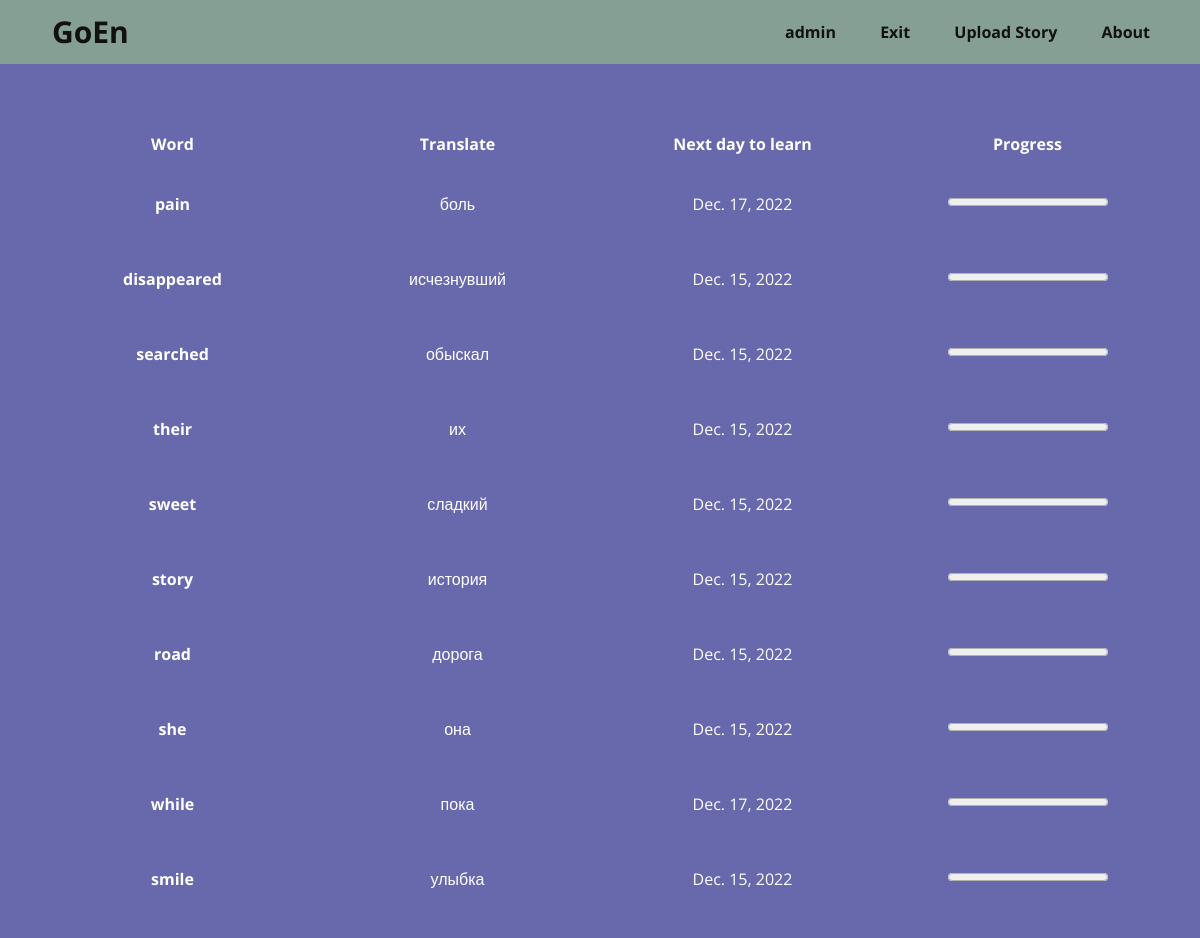
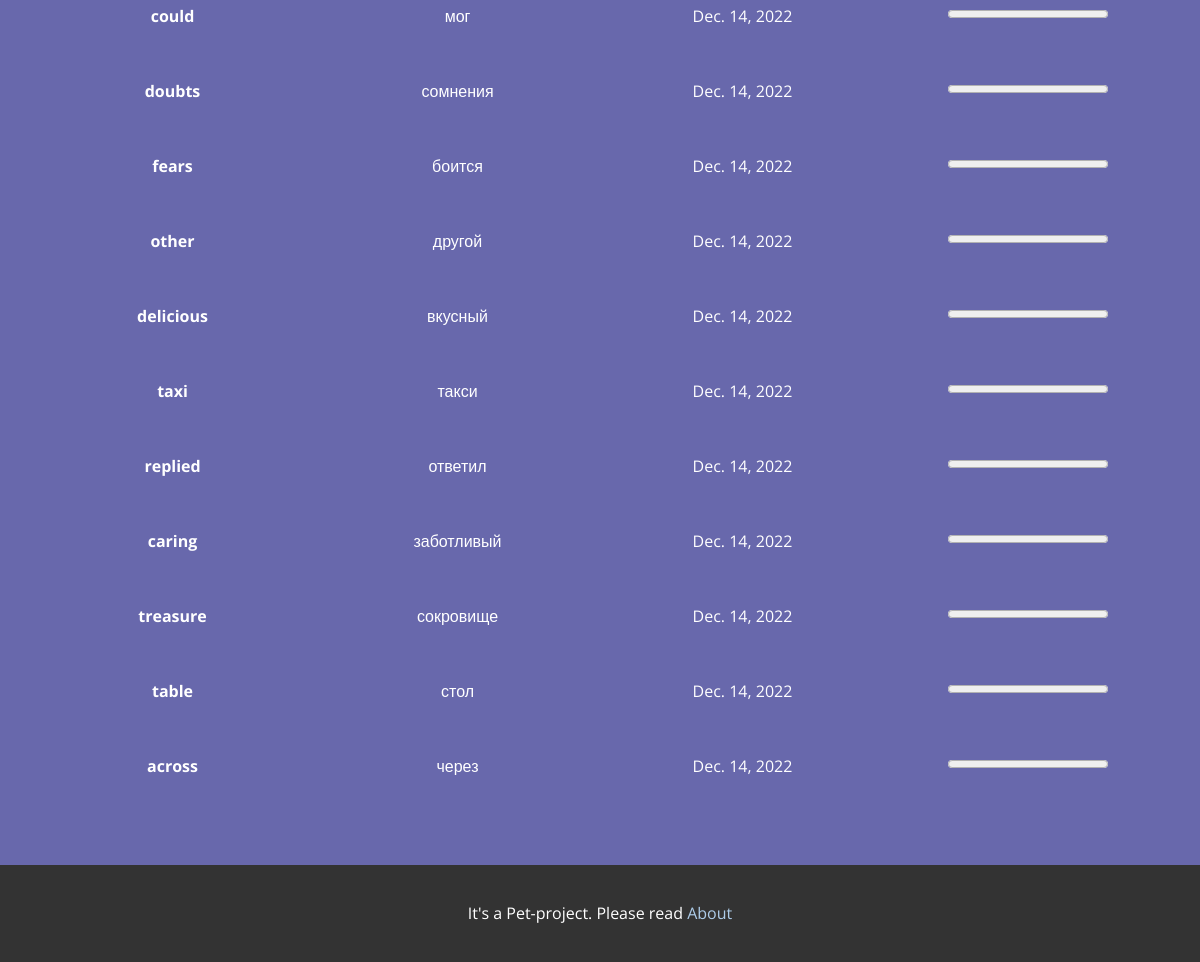
The page /showMyWords/ (signed in) on the database as committed earlier (2 pictures, top to bottom).
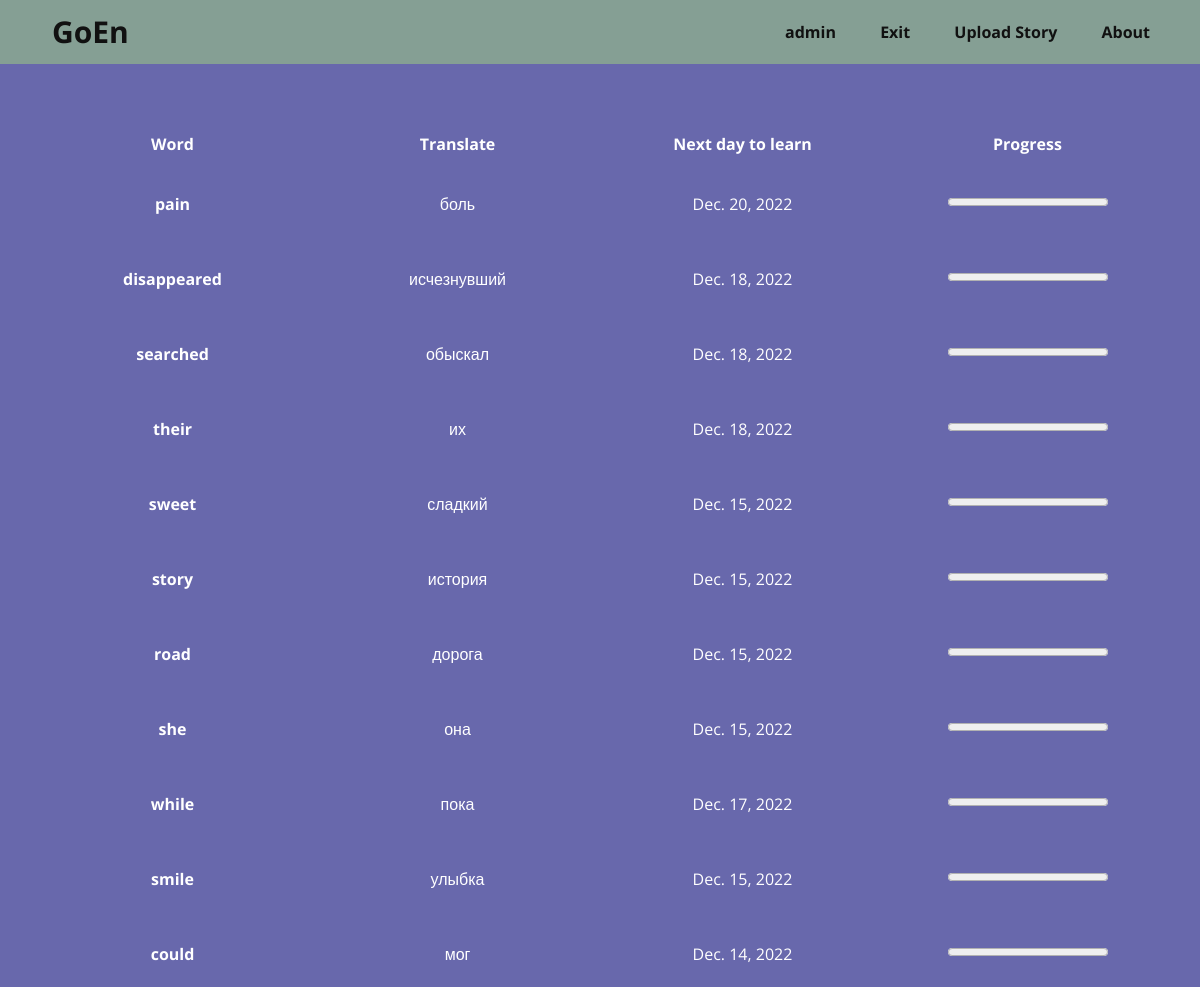
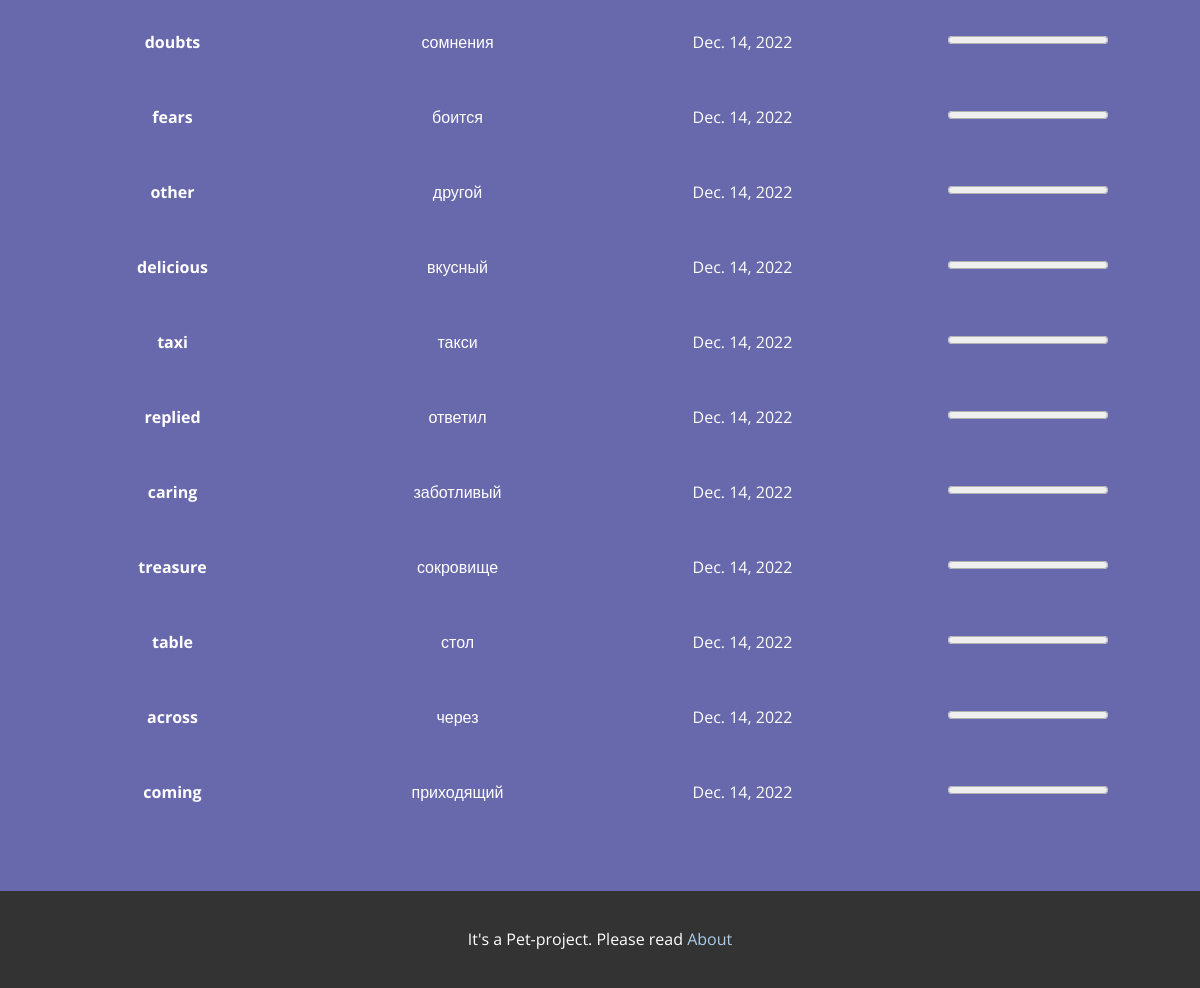
The same page on the database as committed later (2 pictures, top to bottom).
### goen/models.py (models this page shows, shortened)
class WordLearned(models.Model):
    objects = models.Manager()
    progress = models.IntegerField(default=0)
    next_day_learn = models.DateField(auto_now_add=True)
    is_learned = models.BooleanField(default=False)
    learn_person = models.CharField(max_length=128)
    learn_word = models.ForeignKey(Word, on_delete=models.CASCADE)
    class Meta:
        db_table = 'wordLearned'

class Word(models.Model):
    objects = models.Manager()
    word_original = models.CharField(max_length=128)
    word_translate = models.CharField(max_length=128)
    word_description = models.TextField()
    story = models.ForeignKey(Story, on_delete=models.CASCADE)
    class Meta:
        db_table = 'words'

### goen/views.py (the view)
# urls.py: path('showMyWords/', show_my_words),
def show_my_words(request):
    words = WordLearned.objects.filter(learn_person=request.user.pk)
    return render(request, 'showMyWords.html', {'words': words})

### goen/templates/showMyWords.html (shortened to what this page needs)
{% extends 'base.html' %}
{% load static %}
{% block link %}
<link rel="stylesheet" href="{% static 'css/showMyWords.css' %}" media="screen"> {% endblock %}
{% block content %}
<section class="u-align-center u-clearfix u-custom-color-1 u-section-1" id="sec-dc89">
    <div class="u-clearfix u-sheet u-sheet-1">
        <div class="u-expanded-width u-table u-table-responsive u-table-1">
            <table class="u-table-entity u-table-entity-1">
                <colgroup>
                    <col width="25%">
                    <col width="25%">
                    <col width="25%">
                    <col width="25%">
                </colgroup>
                <thead class="u-align-center u-table-header u-table-header-1">
                <tr style="height: 21px;">
                    <th class="u-table-cell">Word</th>
                    <th class="u-table-cell">Translate</th>
                    <th class="u-table-cell">Next day to learn</th>
                    <th class="u-table-cell">Progress</th>
                </tr>
                </thead>
                <tbody class="u-align-center u-table-body">
                {% for item in words%}
                <tr style="height: 75px;">
                    <td class="u-first-column u-table-cell u-table-cell-5">{{ item.learn_word.word_original}}</td>
                    <td class="u-table-cell">{{ item.learn_word.word_translate}}</td>
                    <td class="u-table-cell">{{item.next_day_learn}}</td>
                    <td class="u-table-cell">
                        <progress value="{{ item.progress }}" max="8"></progress>
                    </td>
                </tr>
                {% endfor %}
                </tbody>
            </table>
        </div>
    </div>
</section>
{% endblock %}

Rows that differ between the two databases and show on the page:
changed WordLearned "pain": next_day_learn "Dec. 17, 2022" → "Dec. 20, 2022"
changed WordLearned "disappeared": next_day_learn "Dec. 15, 2022" → "Dec. 18, 2022"
changed WordLearned "searched": next_day_learn "Dec. 15, 2022" → "Dec. 18, 2022"
changed WordLearned "their": next_day_learn "Dec. 15, 2022" → "Dec. 18, 2022"
added WordLearned: learn_word.word_original "coming", learn_word.word_translate "приходящий", next_day_learn "Dec. 14, 2022", progress 0 (drawn)
